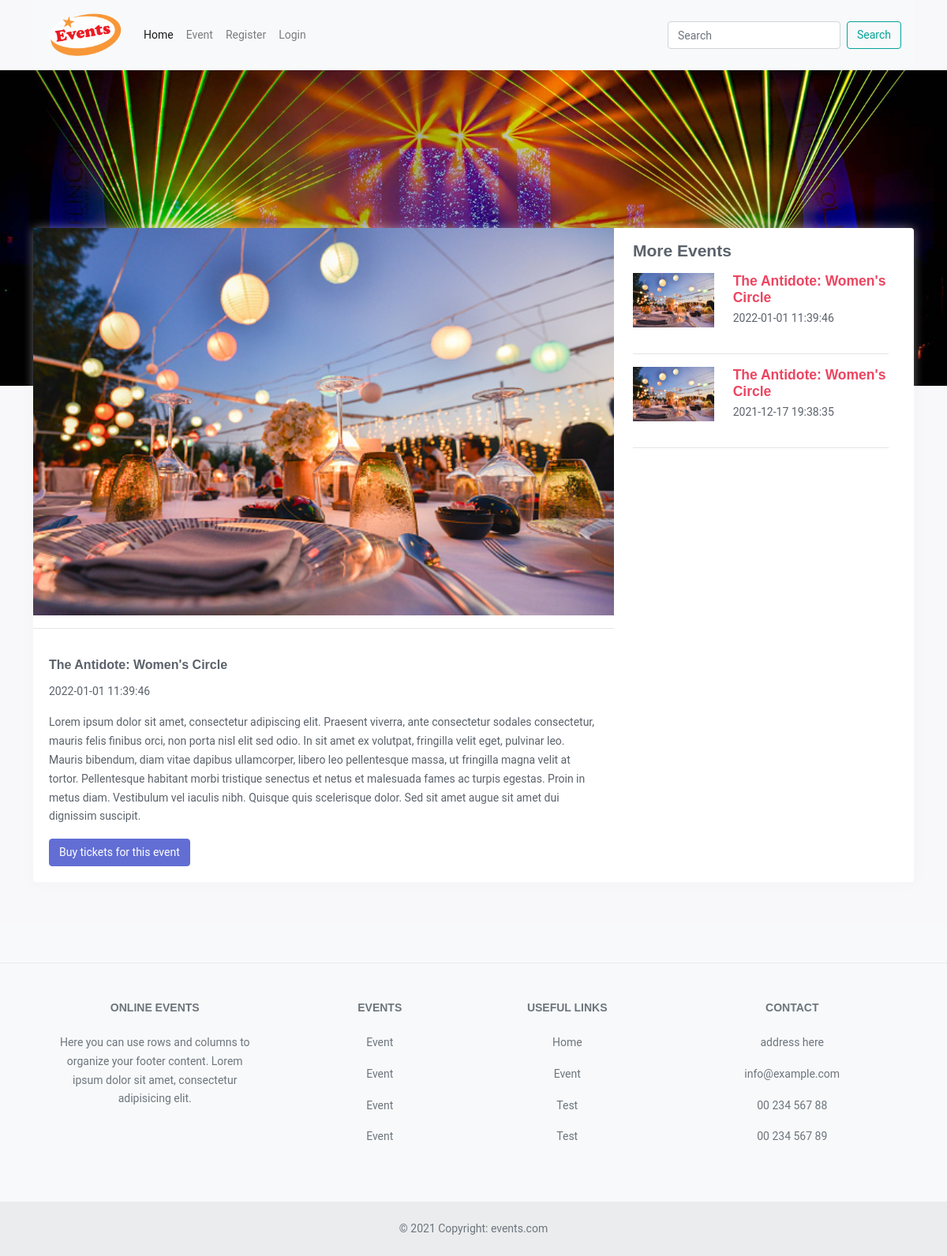
The page /event.php?show-event=2 on the database its author committed.
### tables this page shows
CREATE TABLE IF NOT EXISTS `e_events` (
  `e_event_id` int(11) NOT NULL AUTO_INCREMENT,
  `e_event_title` varchar(256) NOT NULL,
  `e_event_date` date NOT NULL,
  `e_event_time` time NOT NULL,
  `e_event_details` varchar(1024) NOT NULL,
  PRIMARY KEY (`e_event_id`)
);

### includes/main.php (called while the page is built, shortened)
<?php
function getEventById($conn, $eventid){
	$result = mysqli_fetch_array(mysqli_query($conn, "SELECT * FROM e_events WHERE e_event_id='$eventid'"));
	return $result;
}
function getTenEvents($conn){
	$result = mysqli_query($conn, "SELECT * FROM e_events ORDER BY RAND() LIMIT 10");
	return $result;
}
?>

### event.php (the view, shortened to what this page needs)
<?php include('includes/header.php');
include('includes/fun-buy-tickets.php');  ?>
<?php
if(isset($_GET['show-event'])){ ?>
<section class="mtop">
	<div class="eventbgcontent">
		<div class="container">
			<div class="row">
				<div class="col-12">
						<div class="card carddetail">
							<div class="row">
								<div class="col-8">
									<?php
									$eventdetails = getEventById($conn, $_GET['show-event']); ?>
									<img class="card-img-top" src="img/event.jpg" alt="Card image cap">
									<hr>
									  <div class="card-body">
									  	<h5 class="card-title"><?php echo $eventdetails['e_event_title']; ?></h5>
									  	<p class="card-text"><?php echo $eventdetails['e_event_date']." ".$eventdetails['e_event_time']; ?></p>
									    <p class="card-text"><?php echo $eventdetails['e_event_details']; ?></p>
									    <?php if(isset($_SESSION['login_id'])) {  ?>
									     <a href="event.php?buy-tickets=<?php echo $eventdetails['e_event_id']; ?>" class="btn btn-primary">Buy tickets for this event</a>
										<?php }else{ ?>
												<a href="index.php?action=login&buy-tickets=<?php echo $_GET['show-event']; ?>" class="btn btn-primary">Buy tickets for this event</a>
										<?php } ?>
									  </div>
								</div>
								<div class="col-4">
									<h4 class="mt-3 mb-3">More Events</h4>
									<?php
									$randevents = getTenEvents($conn);
									 if ($randevents->num_rows > 0) {
											while($rw = $randevents->fetch_assoc()) { ?>
									<div class="row">
										<div class="col-4">
												<a class="text-danger" href="event.php?show-event=<?php echo $rw['e_event_id']; ?>"><img class="card-img-top" src="img/event.jpg" alt="Card image cap"></a>
										</div>
										<div class="col-7">
											<a class="text-danger" href="event.php?show-event=<?php echo $rw['e_event_id']; ?>"><h5 class="mb-1"><?php echo $rw['e_event_title']; ?></h5></a>
											<p><?php echo $rw['e_event_date']." ".$rw['e_event_time']; ?></p>
										</div>
										<div class="col-11">
											<hr>
										</div>
									</div>
								<?php }} ?>
								</div>
							 </div>
					  </div>
				</div>
			</div>
		</div>
	</div>
</section>
<?php
}else if(isset($_GET['buy-tickets']) && rowCounts(getEventByIdempty($conn, $_GET['buy-tickets']))==1){
	$userinfo = getUserinfo($conn, $_SESSION['login_id']);
	$eventinfo = getEventById($conn, $_GET['buy-tickets']); ?>
	<section class="profilemainimage eventpagebg">
	</section>
	<section class="mtop">
		<div class="eventbgcontent">
			<div class="container">
				<div class="row justify-content-center">
					<div class="col-10">
						<div class="card carddetail">
							<div class="card-body">
								<h3 class="">Buy Tickets</h3>
								<hr>
								<div class="row">
									<div class="col-6">
								<h5 class="card-title">Event Information</h5>
					  			<hr>
					  				<div class="form-group">
						    			<label for="etitle">Event Title *</label>
						    			<input type="text" name="etitle" value="<?php echo $eventinfo['e_event_title']; ?>" class="form-control" id="etitle" placeholder="Event Title" required readonly>
						  			</div>
						  			<div class="form-group">
						    			<label for="edate">Event Date *</label>
						    			<input type="text" name="edate" value="<?php echo $eventinfo['e_event_date']." ".$eventinfo['e_event_time']; ?>" class="form-control" id="edate" placeholder="Event Date" required readonly>
						  			</div>
						  		</div>
						  		<div class="col-6">
						  			<?php if(isset($_SESSION['login_id'])) { ?>
								<h5 class="card-title">User Information</h5>
								<hr>
									<div class="form-group">
						    			<label for="fname">First Name *</label>
						    			<input type="text" name="fname" value="<?php echo $userinfo['e_user_fname']; ?>" class="form-control" id="fname" placeholder="First Name" required readonly>
						  			</div>
						  			<div class="form-group">
								    	<label for="emailadd">Email Address *</label>
								    	<input type="email" name="email" value="<?php echo $userinfo['e_email']; ?>" class="form-control" id="emailadd" placeholder="Email Address" required readonly>
					  				</div>
					  			<?php } ?>
					  			</div>
					  			<div class="col-12">
					  			<h5 class="card-title">Payment Information</h5>
					  			<hr>
					  			<form method="post" action="">
					  			</div>
					  			<div class="col-6">
					  			<div class="form-group">
								    <label for="numberoftickets">Number of Tickets *</label>
								    <input type="number" name="numberoftickets" value="<?php echo $_POST['numberoftickets']; ?>" class="form-control" id="numberoftickets" placeholder="Number of Tickets" required>
					  			</div>
					  			<div class="form-group">
								    <label for="cardnumber">Card Number *</label>
								    <input type="number" name="cardnumber" value="<?php echo $_POST['cardnumber']; ?>" class="form-control" id="cardnumber" placeholder="XXXXXXXXXXXXXXXX" required>
					  			</div>
					  			</div>
					  			<div class="col-6">
					  			<div class="form-group">
								    <label for="cardexpirydate">Card Expiry Date *</label>
								    <input type="number" name="cardexpirydate" value="<?php echo $_POST['cardexpirydate']; ?>" class="form-control" id="cardexpirydate" placeholder="MMYY" required>
					  			</div>
					  			<div class="form-group">
								    <label for="cvv">CVV *</label>
								    <input type="number" name="cvv" value="<?php echo $_POST['cvv']; ?>" class="form-control" id="cvv" placeholder="XXX" required>
					  			</div>
					  			</div>
					  			<div class="col-12">
					  				<div class="form-group">
								    	<label for="message">Message</label>
								    	<textarea name="message" class="form-control" rows="4" cols="50" id="message"><?php echo $_POST['message']; ?></textarea>
					  				</div>
					  				<?php if(!empty($error)){ ?>
								  		<div class="form-group">
								  			<div class="message">
								  				<?php echo $error;
								  				?>
								  			</div>
								  		</div>
									<?php  } ?>
					  			</div>
					  			<div class="col-12">
					  			 <button type="submit" name="buy" class="btn btn-primary">Buy Now</button>
					  			 </form>
					  			</div>
					  			</div>
							</div>
						</div>
					</div>
				</div>
		</div>
	</section>
<?php }else{ ?>
	<section class="profilemainimage eventpagebg">
	</section>
<?php }
?>
<?php include('includes/footer.php') ?>

### css/main.css (style rules this page uses)
body { margin: 0; padding: 0; }
section { margin: 30px 0px; }
.carddetail { margin-top: 100px; }
.mtop { margin-top: -300px; }

### rows shown on the page
e_events: e_event_title "The Antidote: Women's Circle", e_event_date "2022-01-01", e_event_time "11:39:46", e_event_details "Lorem ipsum dolor sit amet, consectetur adipiscing elit. Praesent viverra, ante consectetur sodales consectetur, mauris felis finibus orci, non porta nisl elit sed odio. In sit amet ex volutpat, fringilla velit eget, pulvinar leo. Mauris bibendum, diam vitae dapibus ullamcorper, libero leo pellentesque massa, ut fringilla magna velit at tortor. Pellentesque habitant morbi tristique senectus et netus et malesuada fames ac turpis egestas. Proin in metus diam. Vestibulum vel iaculis nibh. Quisque quis scelerisque dolor. Sed sit amet augue sit amet dui dignissim suscipit."
e_events: e_event_title "The Antidote: Women's Circle", e_event_date "2021-12-17", e_event_time "19:38:35"
